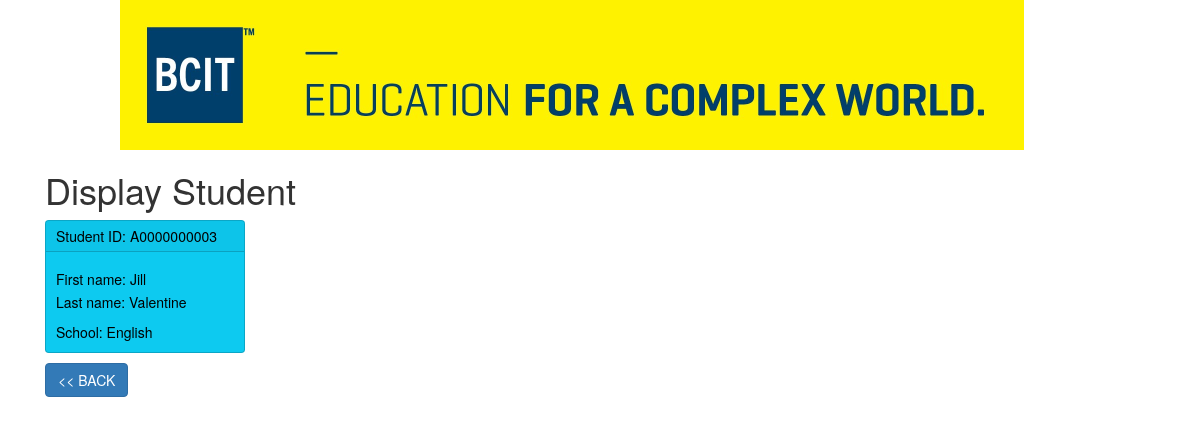
The app's page /display_student/display.php?id=A0000000003 with its own data.
### tables this page shows
CREATE TABLE Students (
    StudentID VARCHAR(10) NOT NULL,
    FirstName VARCHAR(80),
    LastName VARCHAR(80),
    School VARCHAR(50),
    PRIMARY KEY (StudentID)
);

### display_student/process_display.php (called while the page is built, shortened)
<?php
if (isset($_GET['id'])) {
    include("../inc_db_params.php");
    $id = $_GET['id'];
    if ($db !== FALSE) {
        $stmt = $db->prepare("SELECT * FROM Students WHERE StudentID = :id");
        $stmt->bindValue(':id', $id, SQLITE3_TEXT);
        $res = $stmt->execute();
        $row = $res->fetchArray();
    } else {
        echo "Database connection failed.";
    }
} else {
    echo "Debug: ID received = " . htmlspecialchars($_GET['id']) . "<br>";
}
?>

### display_student/display.php (the view)
<?php include('../header.php'); ?>
<h1>Display Student</h1>
<?php include("./process_display.php")?>
<?php if (!empty($row)): ?>
    <div class="card text-bg-info mb-3" style="max-width: 20rem;">
        <div class="card-header">Student ID: <?php echo $row['StudentID']; ?></div>
        <div class="card-body">
            <h5 class="card-title">First name: <?php echo $row['FirstName']; ?></h5>
            <p class="card-text">Last name: <?php echo $row['LastName']; ?></p>
            <p class="card-text">School: <?php echo $row['School']; ?></p>
        </div>
    </div>
<?php else: ?>
    <p>No data found.</p>
<?php endif; ?>
<a href="../index.php" class="btn btn-small btn-primary">&lt;&lt; BACK</a>
<?php include("../footer.php"); ?>

### records on screen
students: StudentID "A0000000003", FirstName "Jill", LastName "Valentine", School "English"
